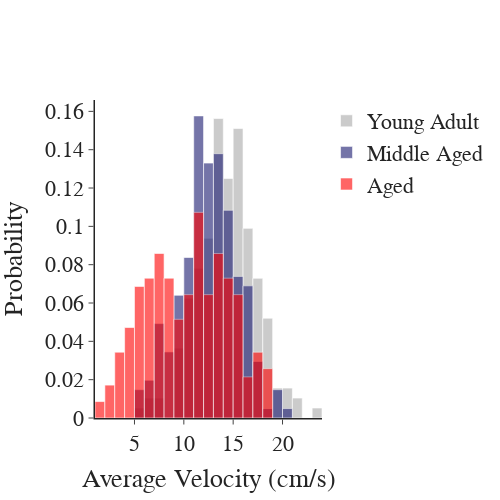

Here is the notebook cell this chart was saved with:
### Code cell
fig = pf.custom_graph_template(x_title='Average Velocity (cm/s)', y_title='Probability', height=500, width=500)
fig.add_trace(go.Histogram(x=young_v, marker_color=group_colors_dict['Young Adult'], 
                           name='Young Adult', opacity=0.6, histnorm='probability'))
fig.add_trace(go.Histogram(x=middle_aged_v, marker_color=group_colors_dict['Middle Aged'], 
                           name='Middle Aged', opacity=0.6, histnorm='probability'))
fig.add_trace(go.Histogram(x=aged_v, marker_color=group_colors_dict['Aged'], 
                           name='Aged', opacity=0.6, histnorm='probability'))
fig.update_layout(barmode='overlay')
fig.show()
fig.write_image(pjoin(fig_path, 'velocity_distribution.png'))

### Figure 1 — Plotly figure (JSON) as saved in the notebook; plotly's stock layout.template omitted (floating-point values rounded to 4 significant figures; data arrays with more than 128 entries replaced by an {"elided": "..."} marker saying what was removed)
{"data": [{"histnorm": "probability", "marker": {"color": "darkgrey"}, "name": "Young Adult", "opacity": 0.6, "type": "histogram", "x": {"elided": "193 float values"}}, {"histnorm": "probability", "marker": {"color": "midnightblue"}, "name": "Middle Aged", "opacity": 0.6, "type": "histogram", "x": {"elided": "203 float values"}}, {"histnorm": "probability", "marker": {"color": "red"}, "name": "Aged", "opacity": 0.6, "type": "histogram", "x": {"elided": "233 float values"}}], "layout": {"barmode": "overlay", "font": {"family": "Arial", "size": 22}, "height": 500, "title": {"x": 0.5, "xanchor": "center", "y": 0.9, "yanchor": "top"}, "width": 500, "xaxis": {"anchor": "y", "domain": [0, 1], "linewidth": 1.5, "title": {"text": "Average Velocity (cm/s)"}}, "yaxis": {"anchor": "x", "domain": [0, 1], "linewidth": 1.5, "title": {"text": "Probability"}}}}
